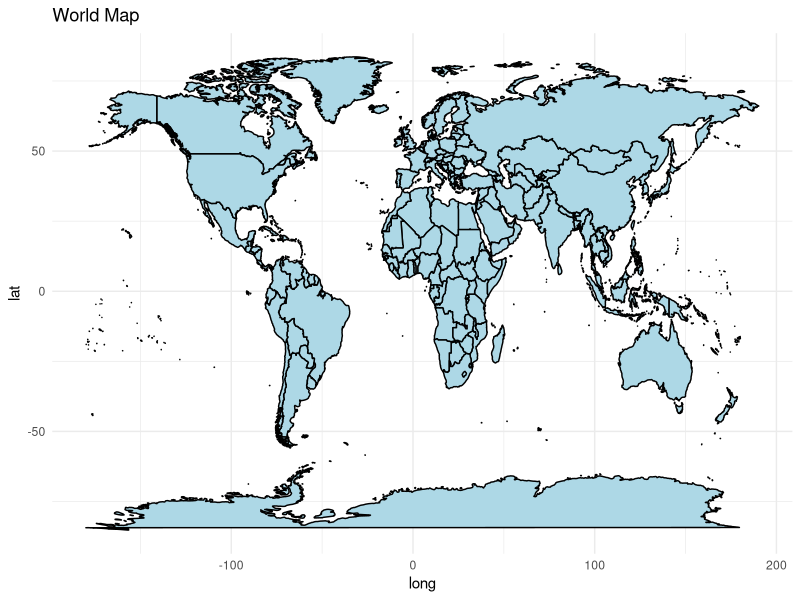
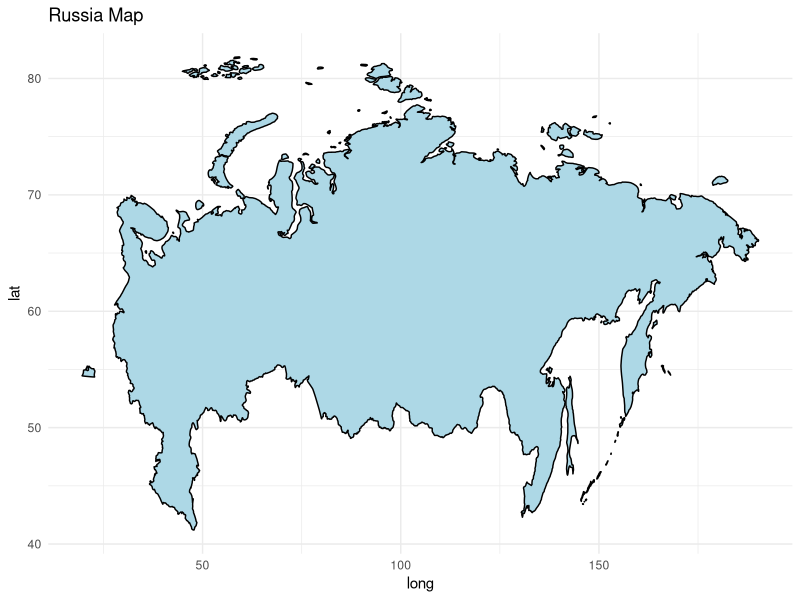
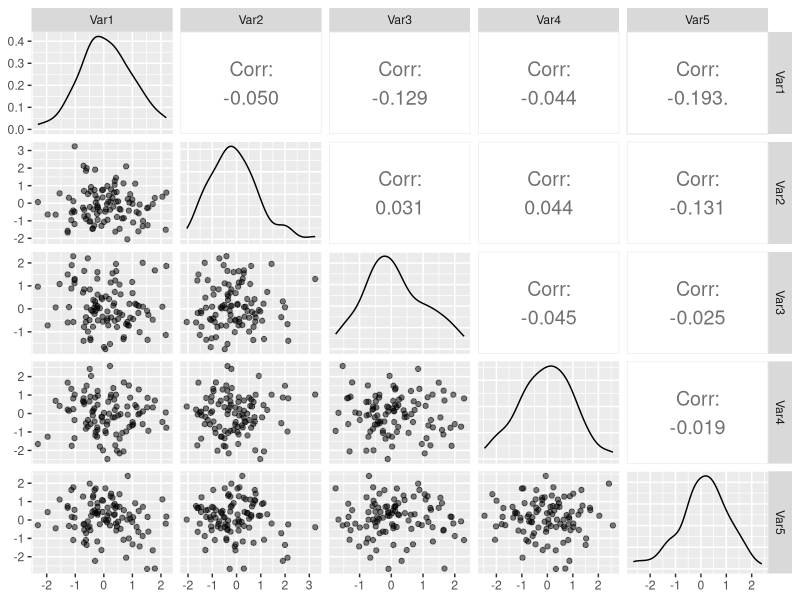

Write the R code that produced these figures, in order.
## ---- chunk 1
library(ggplot2)
library(maps)

# 获取世界地图数据
world_map = map_data("world")

# 绘制地图
p = ggplot(world_map, aes(x = long, y = lat, group = group)) +
  geom_polygon(fill = "lightblue", color = "black") +
  theme_minimal() +
  labs(title = "World Map")

# 显示地图
print(p)
## ---- chunk 2
china_map = map_data("world", region = "Russia")

p_china = ggplot(china_map, aes(x = long, y = lat, group = group)) +
  geom_polygon(fill = "lightblue", color = "black") +
  theme_minimal() +
  labs(title = "Russia Map")

print(p_china)
## ---- chunk 3
# 示例数据
set.seed(123)
n = 100
Y = as.data.frame(matrix(rnorm(n * 5), ncol = 5))
X = as.data.frame(matrix(rnorm(n * 5), ncol = 5))
colnames(Y) = paste0("Y", 1:5)
colnames(X) = paste0("X", 1:5)

# 计算线性回归结果
results = data.frame()
for (y in colnames(Y)) {
  for (x in colnames(X)) {
    model = lm(Y[[y]] ~ X[[x]])
    summary_model = summary(model)
    
    # 提取统计量
    slope = coef(model)[2]
    intercept = coef(model)[1]
    f_stat = summary_model$fstatistic[1]
    df1 = summary_model$fstatistic[2]
    df2 = summary_model$fstatistic[3]
    p_value = pf(f_stat, df1, df2, lower.tail = FALSE)
    r_squared = summary_model$r.squared
    
    # 存入结果
    results = rbind(results, data.frame(
      Dependent = y, Independent = x,
      Slope = slope, Intercept = intercept,
      F = f_stat, df1 = df1, df2 = df2,
      p_value = p_value, R_squared = r_squared
    ))
  }
}

# 查看结果
kableExtra::kable(results)
## ---- chunk 4
library(GGally)
library(ggplot2)

# 生成示例数据
set.seed(123)
df = as.data.frame(matrix(rnorm(100 * 5), ncol = 5))
colnames(df) = paste0("Var", 1:5)

# 绘制变量间的关系
ggpairs(df, 
        lower = list(continuous = wrap("points", alpha = 0.5)),  # 下三角：散点图
        diag = list(continuous = wrap("densityDiag")),          # 对角线：密度图
        upper = list(continuous = wrap("cor", size = 5)))       # 上三角：相关系数
